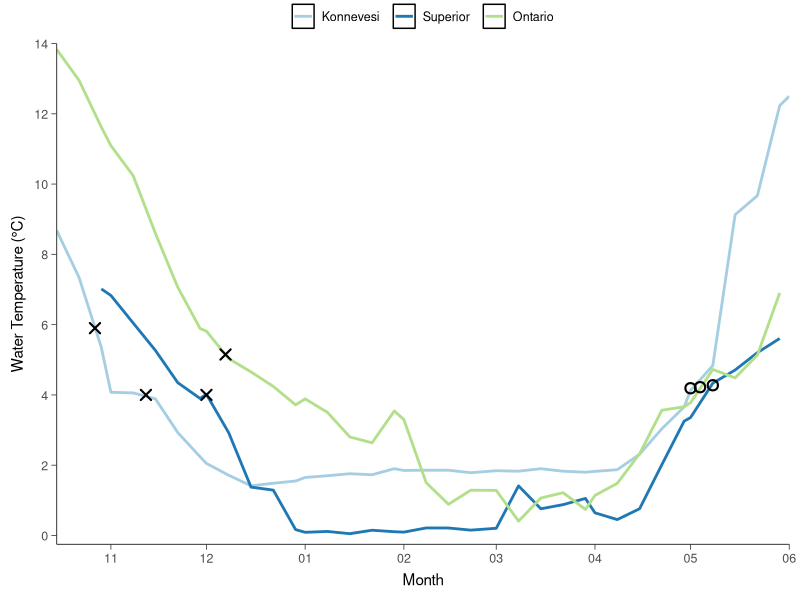

Reproduce this figure in R. (Note: this script raises an error after producing the figure.)
## ===========================================================
## Clear the environment first
## ===========================================================
rm(list = ls(all.names=TRUE))

## ===========================================================
## Load packages
## ===========================================================
library(readxl)
library(dplyr)
library(ggplot2)
library(lubridate)


## ===========================================================
## Read in Superior data
## ===========================================================
temp.ls <- read_excel("data/Winter_Lake_Temperatures/LakeSuperior_SandIsland_temperature_logger_2016-18.xlsx",
                   sheet = "2016-2018") %>% 
  mutate(date = as.POSIXct(timestamp, tz = "America/New_York")) %>% 
  filter(date >= "2017-10-15" & date < "2018-06-01") %>% 
  mutate(two.weeks = round_date(date, "7 days"),
         lake = "superior") %>% 
  group_by(lake, two.weeks) %>% 
  summarize(temp.c = mean(temp.c)) %>% 
  mutate(year = year(two.weeks),
         month = month(two.weeks),
         day = day(two.weeks),
         year = ifelse(year == 2017, 2019, 2020),
         date = as.POSIXct(paste0(year, "-", month, "-", day), format = "%Y-%m-%d")) %>% 
  select(lake, date, temp.c)


## ===========================================================
## Read in Superior data
## ===========================================================
temp.lo <- read_excel("data/Winter_Lake_Temperatures/LakeOntario_ChaumontBay.xlsx",
                      sheet = "LakeOntario_ChaumontBay") %>% 
  mutate(date = as.POSIXct(date, tz = "America/New_York")) %>% 
  filter(date >= "2018-10-15" & date < "2019-06-01") %>% 
  mutate(two.weeks = round_date(date, "7 days"),
         lake = "ontario") %>% 
  group_by(lake, two.weeks) %>% 
  summarize(temp.c = mean(temp.c)) %>% 
  mutate(year = year(two.weeks),
         month = month(two.weeks),
         day = day(two.weeks),
         year = ifelse(year == 2018, 2019, 2020),
         date = as.POSIXct(paste0(year, "-", month, "-", day), format = "%Y-%m-%d")) %>% 
  select(lake, date, temp.c)


## ===========================================================
## Read in Konnevesi data
## ===========================================================
temp.lk <- read_excel("data/Winter_Lake_Temperatures/LakeKonnevesi_temperature.xlsx",
                      sheet = "Sheet1") %>% 
  filter(date >= "2017-10-15", date <= "2018-06-01") %>% 
  mutate(two.weeks = round_date(date, "7 days"),
         lake = "konnevesi") %>% 
  group_by(lake, two.weeks) %>% 
  summarize(temp.c = mean(temp.c)) %>% 
  mutate(year = year(two.weeks),
         month = month(two.weeks),
         day = day(two.weeks),
         year = ifelse(year == 2017, 2019, 2020),
         date = as.POSIXct(paste0(year, "-", month, "-", day), format = "%Y-%m-%d")) %>% 
  select(lake, date, temp.c)


## ===========================================================
## Spawning periods
## ===========================================================
temp.spawn.ls <- data.frame(lake = "superior",
                            date = as.POSIXct("2019-12-01"),
                            temp.c = 4.0)

temp.spawn.lo <- data.frame(lake = "ontario",
                            date = as.POSIXct("2019-12-07"),
                            temp.c = 5.15)

temp.spawn.lk.a <- data.frame(lake = "konnevesi",
                            date = as.POSIXct("2019-10-27"),
                            temp.c = 5.9)

temp.spawn.lk.l <- data.frame(lake = "konnevesi",
                              date = as.POSIXct("2019-11-12"),
                              temp.c = 4.0)

temp.spawn <- bind_rows(temp.spawn.ls, temp.spawn.lo, temp.spawn.lk.a, temp.spawn.lk.l)


## ===========================================================
## Hatching periods
## ===========================================================

temp.hatch.ls <- data.frame(lake = "superior",
                            date = as.POSIXct("2020-05-08"),
                            temp.c = 4.275)

temp.hatch.lo <- data.frame(lake = "ontario",
                            date = as.POSIXct("2020-05-04"),
                            temp.c = 4.22)

temp.hatch.lk <- data.frame(lake = "konnevesi",
                            date = as.POSIXct("2020-05-01"),
                            temp.c = 4.19)

temp.hatch <- bind_rows(temp.hatch.ls, temp.hatch.lo, temp.hatch.lk)


## ===========================================================
## Combine lake temps
## ===========================================================
temp <- bind_rows(temp.ls, temp.lo, temp.lk) %>% 
  mutate(lake = factor(lake, levels = c("konnevesi", "superior", "ontario"), ordered = TRUE))


## ===========================================================
## Plot time-series
## ===========================================================
ggplot(temp, aes(x = date, y = temp.c, group = lake)) +
  geom_path(size = 0.96, aes(color = lake)) +
  geom_point(data = temp.spawn, aes(x = date, y = temp.c, group = lake), size = 2.73, shape = 4, stroke = 1.09, show.legend = FALSE) +
  geom_point(data = temp.hatch, aes(x = date, y = temp.c, group = lake), size = 2.73, shape = 1, stroke = 1.09, show.legend = FALSE) +
  #geom_hline(yintercept = 2, linetype = "dashed", color = "gray50") +
  #geom_hline(yintercept = 4.5, linetype = "dashed", color = "gray50") +
  #geom_hline(yintercept = 7, linetype = "dashed", color = "gray50") +
  #geom_hline(yintercept = 9, linetype = "dashed", color = "gray50") +
  scale_x_datetime(date_labels = "%m", date_breaks = "1 month", expand = c(0.0, 0.0)) +
  scale_y_continuous(limits = c(-0.25, 14), breaks = seq(0, 14, 2), expand = c(0.0, 0.0)) +
  scale_color_manual(labels = c("Konnevesi  ", "Superior  ", "Ontario"),
                     values = c("#a6cee3", "#1f78b4", "#b2df8a")) +
  labs(y = "Water Temperature (°C)", x = "Month") +
  #guides(color = guide_legend(nrow = 2, byrow = TRUE)) +
  theme(panel.background = element_blank(), 
        panel.grid = element_blank(), 
        axis.line = element_line(size = 0.27), 
        axis.text = element_text(size = 9),
        axis.title.x = element_text(size = 11, margin = margin(5.46, 0, 0, 0)), 
        axis.title.y = element_text(size = 11, margin = margin(0, 5.46, 0, 0)), 
        axis.ticks.length = unit(1.37, 'mm'),
        axis.ticks = element_line(size = 0.27), 
        legend.position = "top", 
        legend.text = element_text(size = 9),
        legend.title = element_blank(), 
        legend.key.width = unit(1.09, 'lines'),
        legend.key = element_rect(fill = "white"), 
        legend.margin = margin(0, 0, 0, 0, unit = 'mm'),
        strip.background = element_rect(fill = "white"), 
        plot.margin = unit(c(1.09, 2.73, 2.73, 2.73), "mm"))

ggsave("figures/Fig2.tiff", width = 6.5, height = 3.8, dpi = 600)

